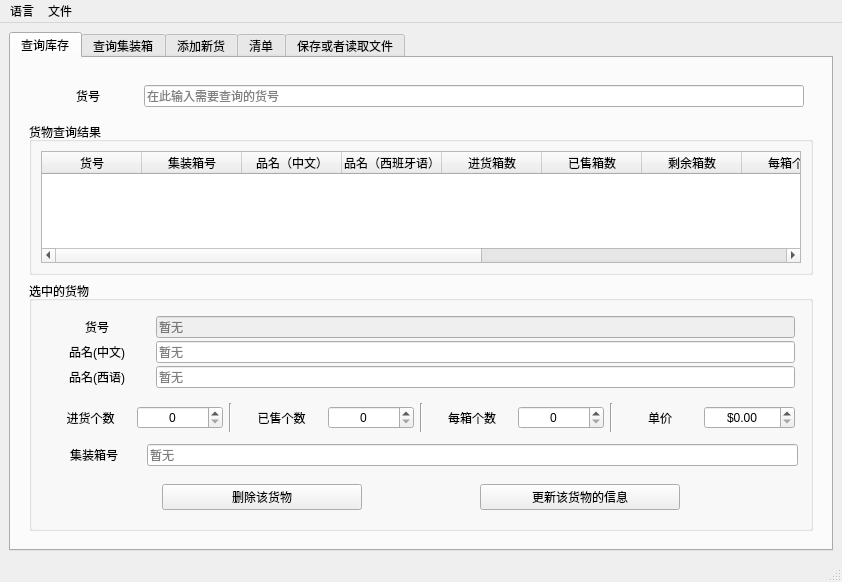
<?xml version="1.0" encoding="UTF-8"?>
<ui version="4.0">
 <class>MainWindow</class>
 <widget class="QMainWindow" name="MainWindow">
  <property name="geometry">
   <rect>
    <x>0</x>
    <y>0</y>
    <width>842</width>
    <height>582</height>
   </rect>
  </property>
  <property name="windowTitle">
   <string>MainWindow</string>
  </property>
  <widget class="QWidget" name="centralwidget">
   <layout class="QVBoxLayout" name="verticalLayout">
    <item>
     <widget class="QTabWidget" name="tabWidget">
      <property name="currentIndex">
       <number>0</number>
      </property>
      <widget class="QWidget" name="search_model_tab">
       <attribute name="title">
        <string>查询库存</string>
       </attribute>
       <layout class="QVBoxLayout" name="verticalLayout_6">
        <item>
         <widget class="QWidget" name="widget_2" native="true">
          <layout class="QVBoxLayout" name="verticalLayout_15">
           <item>
            <widget class="QWidget" name="widget_3" native="true">
             <layout class="QHBoxLayout" name="horizontalLayout">
              <item>
               <widget class="QLabel" name="search_MODELCODE_label">
                <property name="minimumSize">
                 <size>
                  <width>100</width>
                  <height>0</height>
                 </size>
                </property>
                <property name="text">
                 <string>货号</string>
                </property>
                <property name="alignment">
                 <set>Qt::AlignCenter</set>
                </property>
               </widget>
              </item>
              <item>
               <widget class="QLineEdit" name="search_MODELCODE_LE">
                <property name="placeholderText">
                 <string>在此输入需要查询的货号</string>
                </property>
               </widget>
              </item>
             </layout>
            </widget>
           </item>
           <item>
            <widget class="QGroupBox" name="search_model_result_GB">
             <property name="sizePolicy">
              <sizepolicy hsizetype="Preferred" vsizetype="Preferred">
               <horstretch>0</horstretch>
               <verstretch>0</verstretch>
              </sizepolicy>
             </property>
             <property name="minimumSize">
              <size>
               <width>0</width>
               <height>0</height>
              </size>
             </property>
             <property name="title">
              <string>货物查询结果</string>
             </property>
             <layout class="QVBoxLayout" name="verticalLayout_4">
              <item>
               <widget class="QTableWidget" name="search_model_result_Table">
                <property name="enabled">
                 <bool>true</bool>
                </property>
                <property name="minimumSize">
                 <size>
                  <width>0</width>
                  <height>0</height>
                 </size>
                </property>
                <property name="layoutDirection">
                 <enum>Qt::LeftToRight</enum>
                </property>
                <property name="sizeAdjustPolicy">
                 <enum>QAbstractScrollArea::AdjustToContents</enum>
                </property>
                <property name="editTriggers">
                 <set>QAbstractItemView::NoEditTriggers</set>
                </property>
                <property name="dragEnabled">
                 <bool>false</bool>
                </property>
                <property name="selectionMode">
                 <enum>QAbstractItemView::SingleSelection</enum>
                </property>
                <property name="selectionBehavior">
                 <enum>QAbstractItemView::SelectRows</enum>
                </property>
                <property name="verticalScrollMode">
                 <enum>QAbstractItemView::ScrollPerPixel</enum>
                </property>
                <property name="horizontalScrollMode">
                 <enum>QAbstractItemView::ScrollPerPixel</enum>
                </property>
                <property name="sortingEnabled">
                 <bool>false</bool>
                </property>
                <column>
                 <property name="text">
                  <string>货号</string>
                 </property>
                </column>
                <column>
                 <property name="text">
                  <string>集装箱号</string>
                 </property>
                </column>
                <column>
                 <property name="text">
                  <string>品名（中文）</string>
                 </property>
                </column>
                <column>
                 <property name="text">
                  <string>品名（西班牙语）</string>
                 </property>
                </column>
                <column>
                 <property name="text">
                  <string>进货箱数</string>
                 </property>
                </column>
                <column>
                 <property name="text">
                  <string>已售箱数</string>
                 </property>
                </column>
                <column>
                 <property name="text">
                  <string>剩余箱数</string>
                 </property>
                </column>
                <column>
                 <property name="text">
                  <string>每箱个数</string>
                 </property>
                </column>
                <column>
                 <property name="text">
                  <string>进货个数</string>
                 </property>
                </column>
                <column>
                 <property name="text">
                  <string>已售个数</string>
                 </property>
                </column>
                <column>
                 <property name="text">
                  <string>剩余个数</string>
                 </property>
                </column>
                <column>
                 <property name="text">
                  <string>单价</string>
                 </property>
                </column>
                <column>
                 <property name="text">
                  <string>上次修改时间</string>
                 </property>
                </column>
               </widget>
              </item>
             </layout>
            </widget>
           </item>
           <item>
            <widget class="QGroupBox" name="selected_model_GB">
             <property name="title">
              <string>选中的货物</string>
             </property>
             <layout class="QVBoxLayout" name="verticalLayout_11">
              <item>
               <widget class="QWidget" name="widget_17" native="true">
                <property name="sizePolicy">
                 <sizepolicy hsizetype="Preferred" vsizetype="Preferred">
                  <horstretch>0</horstretch>
                  <verstretch>0</verstretch>
                 </sizepolicy>
                </property>
                <layout class="QHBoxLayout" name="horizontalLayout_3">
                 <property name="spacing">
                  <number>3</number>
                 </property>
                 <property name="leftMargin">
                  <number>3</number>
                 </property>
                 <property name="topMargin">
                  <number>3</number>
                 </property>
                 <property name="rightMargin">
                  <number>3</number>
                 </property>
                 <property name="bottomMargin">
                  <number>3</number>
                 </property>
                 <item>
                  <widget class="QWidget" name="widget_8" native="true">
                   <layout class="QVBoxLayout" name="verticalLayout_5">
                    <property name="spacing">
                     <number>3</number>
                    </property>
                    <property name="leftMargin">
                     <number>3</number>
                    </property>
                    <property name="topMargin">
                     <number>3</number>
                    </property>
                    <property name="rightMargin">
                     <number>3</number>
                    </property>
                    <property name="bottomMargin">
                     <number>3</number>
                    </property>
                    <item>
                     <widget class="QLabel" name="selected_model_MODELCODE_label">
                      <property name="minimumSize">
                       <size>
                        <width>100</width>
                        <height>0</height>
                       </size>
                      </property>
                      <property name="text">
                       <string>货号</string>
                      </property>
                      <property name="alignment">
                       <set>Qt::AlignCenter</set>
                      </property>
                     </widget>
                    </item>
                    <item>
                     <widget class="QLabel" name="selected_model_DESCRIPTION_CN_label">
                      <property name="enabled">
                       <bool>true</bool>
                      </property>
                      <property name="minimumSize">
                       <size>
                        <width>100</width>
                        <height>0</height>
                       </size>
                      </property>
                      <property name="text">
                       <string>品名(中文)</string>
                      </property>
                      <property name="alignment">
                       <set>Qt::AlignCenter</set>
                      </property>
                     </widget>
                    </item>
                    <item>
                     <widget class="QLabel" name="selected_model_DESCRIPTION_SPAN_label">
                      <property name="enabled">
                       <bool>true</bool>
                      </property>
                      <property name="minimumSize">
                       <size>
                        <width>100</width>
                        <height>0</height>
                       </size>
                      </property>
                      <property name="text">
                       <string>品名(西语)</string>
                      </property>
                      <property name="alignment">
                       <set>Qt::AlignCenter</set>
                      </property>
                     </widget>
                    </item>
                   </layout>
                  </widget>
                 </item>
                 <item>
                  <widget class="QWidget" name="widget_9" native="true">
                   <layout class="QVBoxLayout" name="verticalLayout_9">
                    <property name="spacing">
                     <number>3</number>
                    </property>
                    <property name="leftMargin">
                     <number>3</number>
                    </property>
                    <property name="topMargin">
                     <number>3</number>
                    </property>
                    <property name="rightMargin">
                     <number>3</number>
                    </property>
                    <property name="bottomMargin">
                     <number>3</number>
                    </property>
                    <item>
                     <widget class="QLineEdit" name="selected_model_MODELCODE_LE">
                      <property name="enabled">
                       <bool>false</bool>
                      </property>
                      <property name="focusPolicy">
                       <enum>Qt::NoFocus</enum>
                      </property>
                      <property name="readOnly">
                       <bool>true</bool>
                      </property>
                      <property name="placeholderText">
                       <string>暂无</string>
                      </property>
                     </widget>
                    </item>
                    <item>
                     <widget class="QLineEdit" name="selected_model_DESCRIPTION_CN_lineEdit">
                      <property name="placeholderText">
                       <string>暂无</string>
                      </property>
                     </widget>
                    </item>
                    <item>
                     <widget class="QLineEdit" name="selected_model_DESCRIPTION_SPAN_lineEdit">
                      <property name="placeholderText">
                       <string>暂无</string>
                      </property>
                     </widget>
                    </item>
                   </layout>
                  </widget>
                 </item>
                </layout>
               </widget>
              </item>
              <item>
               <widget class="QWidget" name="widget_18" native="true">
                <layout class="QHBoxLayout" name="horizontalLayout_13">
                 <property name="spacing">
                  <number>3</number>
                 </property>
                 <property name="leftMargin">
                  <number>3</number>
                 </property>
                 <property name="topMargin">
                  <number>3</number>
                 </property>
                 <property name="rightMargin">
                  <number>3</number>
                 </property>
                 <property name="bottomMargin">
                  <number>3</number>
                 </property>
                 <item>
                  <widget class="QWidget" name="widget_10" native="true">
                   <layout class="QHBoxLayout" name="horizontalLayout_5">
                    <property name="spacing">
                     <number>3</number>
                    </property>
                    <property name="leftMargin">
                     <number>3</number>
                    </property>
                    <property name="topMargin">
                     <number>3</number>
                    </property>
                    <property name="rightMargin">
                     <number>3</number>
                    </property>
                    <property name="bottomMargin">
                     <number>3</number>
                    </property>
                    <item>
                     <widget class="QLabel" name="selected_model_NUM_INIT_PIECES_label">
                      <property name="enabled">
                       <bool>true</bool>
                      </property>
                      <property name="text">
                       <string>进货个数</string>
                      </property>
                      <property name="alignment">
                       <set>Qt::AlignCenter</set>
                      </property>
                     </widget>
                    </item>
                    <item>
                     <widget class="QSpinBox" name="selected_model_NUM_INIT_PIECES_SB">
                      <property name="alignment">
                       <set>Qt::AlignCenter</set>
                      </property>
                      <property name="maximum">
                       <number>999999999</number>
                      </property>
                     </widget>
                    </item>
                   </layout>
                  </widget>
                 </item>
                 <item>
                  <widget class="Line" name="line">
                   <property name="orientation">
                    <enum>Qt::Vertical</enum>
                   </property>
                  </widget>
                 </item>
                 <item>
                  <widget class="QWidget" name="widget_13" native="true">
                   <layout class="QHBoxLayout" name="horizontalLayout_8">
                    <property name="spacing">
                     <number>3</number>
                    </property>
                    <property name="leftMargin">
                     <number>3</number>
                    </property>
                    <property name="topMargin">
                     <number>3</number>
                    </property>
                    <property name="rightMargin">
                     <number>3</number>
                    </property>
                    <property name="bottomMargin">
                     <number>3</number>
                    </property>
                    <item>
                     <widget class="QLabel" name="selected_model_NUM_SOLD_PIECES_label">
                      <property name="text">
                       <string>已售个数</string>
                      </property>
                      <property name="alignment">
                       <set>Qt::AlignCenter</set>
                      </property>
                     </widget>
                    </item>
                    <item>
                     <widget class="QSpinBox" name="selected_model_NUM_SOLD_PIECES_SB">
                      <property name="alignment">
                       <set>Qt::AlignCenter</set>
                      </property>
                      <property name="maximum">
                       <number>999999999</number>
                      </property>
                     </widget>
                    </item>
                   </layout>
                  </widget>
                 </item>
                 <item>
                  <widget class="Line" name="line_3">
                   <property name="orientation">
                    <enum>Qt::Vertical</enum>
                   </property>
                  </widget>
                 </item>
                 <item>
                  <widget class="QWidget" name="widget_11" native="true">
                   <layout class="QHBoxLayout" name="horizontalLayout_6">
                    <property name="spacing">
                     <number>3</number>
                    </property>
                    <property name="leftMargin">
                     <number>3</number>
                    </property>
                    <property name="topMargin">
                     <number>3</number>
                    </property>
                    <property name="rightMargin">
                     <number>3</number>
                    </property>
                    <property name="bottomMargin">
                     <number>3</number>
                    </property>
                    <item>
                     <widget class="QLabel" name="selected_model_NUM_PIECES_PER_BOX_label">
                      <property name="enabled">
                       <bool>true</bool>
                      </property>
                      <property name="text">
                       <string>每箱个数</string>
                      </property>
                      <property name="alignment">
                       <set>Qt::AlignCenter</set>
                      </property>
                     </widget>
                    </item>
                    <item>
                     <widget class="QSpinBox" name="selected_model_NUM_PIECES_PER_BOX_SB">
                      <property name="alignment">
                       <set>Qt::AlignCenter</set>
                      </property>
                      <property name="maximum">
                       <number>999999999</number>
                      </property>
                     </widget>
                    </item>
                   </layout>
                  </widget>
                 </item>
                 <item>
                  <widget class="Line" name="line_2">
                   <property name="orientation">
                    <enum>Qt::Vertical</enum>
                   </property>
                  </widget>
                 </item>
                 <item>
                  <widget class="QWidget" name="widget_12" native="true">
                   <layout class="QHBoxLayout" name="horizontalLayout_7">
                    <property name="spacing">
                     <number>3</number>
                    </property>
                    <property name="leftMargin">
                     <number>3</number>
                    </property>
                    <property name="topMargin">
                     <number>3</number>
                    </property>
                    <property name="rightMargin">
                     <number>3</number>
                    </property>
                    <property name="bottomMargin">
                     <number>3</number>
                    </property>
                    <item>
                     <widget class="QLabel" name="selected_model_PRIZE_label">
                      <property name="enabled">
                       <bool>true</bool>
                      </property>
                      <property name="text">
                       <string>单价</string>
                      </property>
                      <property name="alignment">
                       <set>Qt::AlignCenter</set>
                      </property>
                     </widget>
                    </item>
                    <item>
                     <widget class="QDoubleSpinBox" name="selected_model_PRIZE_SB">
                      <property name="alignment">
                       <set>Qt::AlignCenter</set>
                      </property>
                      <property name="prefix">
                       <string notr="true">$</string>
                      </property>
                      <property name="maximum">
                       <double>999999999999999.000000000000000</double>
                      </property>
                     </widget>
                    </item>
                   </layout>
                  </widget>
                 </item>
                </layout>
               </widget>
              </item>
              <item>
               <widget class="QWidget" name="widget_14" native="true">
                <layout class="QHBoxLayout" name="horizontalLayout_9">
                 <property name="spacing">
                  <number>3</number>
                 </property>
                 <property name="leftMargin">
                  <number>3</number>
                 </property>
                 <property name="topMargin">
                  <number>3</number>
                 </property>
                 <property name="rightMargin">
                  <number>3</number>
                 </property>
                 <property name="bottomMargin">
                  <number>3</number>
                 </property>
                 <item>
                  <widget class="QLabel" name="selected_model_CONTAINER_label">
                   <property name="minimumSize">
                    <size>
                     <width>100</width>
                     <height>0</height>
                    </size>
                   </property>
                   <property name="text">
                    <string>集装箱号</string>
                   </property>
                   <property name="alignment">
                    <set>Qt::AlignCenter</set>
                   </property>
                  </widget>
                 </item>
                 <item>
                  <widget class="QLineEdit" name="selected_model_CONTAINER_LE">
                   <property name="placeholderText">
                    <string>暂无</string>
                   </property>
                  </widget>
                 </item>
                </layout>
               </widget>
              </item>
              <item>
               <widget class="QWidget" name="widget_15" native="true">
                <layout class="QHBoxLayout" name="horizontalLayout_11">
                 <item>
                  <widget class="QPushButton" name="delete_model_btn">
                   <property name="maximumSize">
                    <size>
                     <width>200</width>
                     <height>16777215</height>
                    </size>
                   </property>
                   <property name="text">
                    <string>删除该货物</string>
                   </property>
                  </widget>
                 </item>
                 <item>
                  <widget class="QPushButton" name="update_selected_model_btn">
                   <property name="maximumSize">
                    <size>
                     <width>200</width>
                     <height>16777215</height>
                    </size>
                   </property>
                   <property name="text">
                    <string>更新该货物的信息</string>
                   </property>
                  </widget>
                 </item>
                </layout>
               </widget>
              </item>
             </layout>
            </widget>
           </item>
          </layout>
         </widget>
        </item>
       </layout>
      </widget>
      <widget class="QWidget" name="search_container_tab">
       <attribute name="title">
        <string>查询集装箱</string>
       </attribute>
       <layout class="QVBoxLayout" name="verticalLayout_14">
        <item>
         <widget class="QWidget" name="widget_16" native="true">
          <layout class="QHBoxLayout" name="horizontalLayout_12">
           <item>
            <widget class="QLabel" name="search_CONTAINER_ID_label">
             <property name="minimumSize">
              <size>
               <width>100</width>
               <height>0</height>
              </size>
             </property>
             <property name="text">
              <string>集装箱号</string>
             </property>
             <property name="alignment">
              <set>Qt::AlignCenter</set>
             </property>
            </widget>
           </item>
           <item>
            <widget class="QLineEdit" name="search_CONTAINER_ID_LE">
             <property name="placeholderText">
              <string>在此输入需要查询的集装箱号</string>
             </property>
            </widget>
           </item>
          </layout>
         </widget>
        </item>
        <item>
         <widget class="QGroupBox" name="search_container_result_GB">
          <property name="title">
           <string>集装箱查询结果</string>
          </property>
          <layout class="QVBoxLayout" name="verticalLayout_12">
           <item>
            <widget class="QTableWidget" name="search_container_result_Table">
             <property name="enabled">
              <bool>true</bool>
             </property>
             <property name="sizeAdjustPolicy">
              <enum>QAbstractScrollArea::AdjustToContentsOnFirstShow</enum>
             </property>
             <property name="editTriggers">
              <set>QAbstractItemView::NoEditTriggers</set>
             </property>
             <property name="selectionMode">
              <enum>QAbstractItemView::SingleSelection</enum>
             </property>
             <property name="selectionBehavior">
              <enum>QAbstractItemView::SelectRows</enum>
             </property>
             <property name="verticalScrollMode">
              <enum>QAbstractItemView::ScrollPerPixel</enum>
             </property>
             <property name="horizontalScrollMode">
              <enum>QAbstractItemView::ScrollPerPixel</enum>
             </property>
             <column>
              <property name="text">
               <string>集装箱号</string>
              </property>
             </column>
             <column>
              <property name="text">
               <string>种类数量</string>
              </property>
             </column>
             <column>
              <property name="text">
               <string>进货箱数</string>
              </property>
             </column>
             <column>
              <property name="text">
               <string>剩余箱数</string>
              </property>
             </column>
             <column>
              <property name="text">
               <string>进货个数</string>
              </property>
             </column>
             <column>
              <property name="text">
               <string>剩余个数</string>
              </property>
             </column>
            </widget>
           </item>
          </layout>
         </widget>
        </item>
        <item>
         <widget class="QGroupBox" name="selected_container_GB">
          <property name="title">
           <string>该集装箱的货物</string>
          </property>
          <layout class="QVBoxLayout" name="verticalLayout_13">
           <item>
            <widget class="QTableWidget" name="selected_container_models_Table">
             <property name="enabled">
              <bool>true</bool>
             </property>
             <property name="sizeAdjustPolicy">
              <enum>QAbstractScrollArea::AdjustToContents</enum>
             </property>
             <property name="editTriggers">
              <set>QAbstractItemView::NoEditTriggers</set>
             </property>
             <property name="selectionMode">
              <enum>QAbstractItemView::SingleSelection</enum>
             </property>
             <property name="selectionBehavior">
              <enum>QAbstractItemView::SelectRows</enum>
             </property>
             <property name="verticalScrollMode">
              <enum>QAbstractItemView::ScrollPerPixel</enum>
             </property>
             <property name="horizontalScrollMode">
              <enum>QAbstractItemView::ScrollPerPixel</enum>
             </property>
             <column>
              <property name="text">
               <string>货号</string>
              </property>
             </column>
             <column>
              <property name="text">
               <string>集装箱</string>
              </property>
             </column>
             <column>
              <property name="text">
               <string>品名（中文）</string>
              </property>
             </column>
             <column>
              <property name="text">
               <string>品名（西班牙语）</string>
              </property>
             </column>
             <column>
              <property name="text">
               <string>进货箱数</string>
              </property>
             </column>
             <column>
              <property name="text">
               <string>已售箱数</string>
              </property>
             </column>
             <column>
              <property name="text">
               <string>剩余箱数</string>
              </property>
             </column>
             <column>
              <property name="text">
               <string>每箱个数</string>
              </property>
             </column>
             <column>
              <property name="text">
               <string>进货个数</string>
              </property>
             </column>
             <column>
              <property name="text">
               <string>已售个数</string>
              </property>
             </column>
             <column>
              <property name="text">
               <string>剩余个数</string>
              </property>
             </column>
             <column>
              <property name="text">
               <string>单价</string>
              </property>
             </column>
             <column>
              <property name="text">
               <string>上次修改时间</string>
              </property>
             </column>
            </widget>
           </item>
          </layout>
         </widget>
        </item>
       </layout>
      </widget>
      <widget class="QWidget" name="add_model_tab">
       <attribute name="title">
        <string>添加新货</string>
       </attribute>
       <layout class="QVBoxLayout" name="verticalLayout_8">
        <item>
         <widget class="QWidget" name="widget_4" native="true">
          <layout class="QVBoxLayout" name="verticalLayout_7">
           <item>
            <spacer name="verticalSpacer_4">
             <property name="orientation">
              <enum>Qt::Vertical</enum>
             </property>
             <property name="sizeHint" stdset="0">
              <size>
               <width>20</width>
               <height>40</height>
              </size>
             </property>
            </spacer>
           </item>
           <item>
            <widget class="QWidget" name="widget_19" native="true">
             <layout class="QHBoxLayout" name="horizontalLayout_14">
              <item>
               <widget class="QPushButton" name="start_add_model_btn">
                <property name="maximumSize">
                 <size>
                  <width>200</width>
                  <height>16777215</height>
                 </size>
                </property>
                <property name="text">
                 <string>添加新货物</string>
                </property>
               </widget>
              </item>
             </layout>
            </widget>
           </item>
           <item>
            <spacer name="verticalSpacer_2">
             <property name="orientation">
              <enum>Qt::Vertical</enum>
             </property>
             <property name="sizeHint" stdset="0">
              <size>
               <width>20</width>
               <height>40</height>
              </size>
             </property>
            </spacer>
           </item>
          </layout>
         </widget>
        </item>
       </layout>
      </widget>
      <widget class="QWidget" name="list_tab">
       <attribute name="title">
        <string>清单</string>
       </attribute>
       <layout class="QVBoxLayout" name="verticalLayout_2">
        <item>
         <spacer name="verticalSpacer_5">
          <property name="orientation">
           <enum>Qt::Vertical</enum>
          </property>
          <property name="sizeHint" stdset="0">
           <size>
            <width>20</width>
            <height>40</height>
           </size>
          </property>
         </spacer>
        </item>
        <item>
         <widget class="QWidget" name="widget" native="true">
          <layout class="QHBoxLayout" name="horizontalLayout_15">
           <property name="spacing">
            <number>3</number>
           </property>
           <property name="leftMargin">
            <number>3</number>
           </property>
           <property name="topMargin">
            <number>3</number>
           </property>
           <property name="rightMargin">
            <number>3</number>
           </property>
           <property name="bottomMargin">
            <number>3</number>
           </property>
           <item>
            <widget class="QPushButton" name="new_list_btn">
             <property name="maximumSize">
              <size>
               <width>200</width>
               <height>16777215</height>
              </size>
             </property>
             <property name="text">
              <string>建立新清单</string>
             </property>
            </widget>
           </item>
          </layout>
         </widget>
        </item>
        <item>
         <widget class="QWidget" name="widget_20" native="true">
          <layout class="QHBoxLayout" name="horizontalLayout_16">
           <property name="spacing">
            <number>3</number>
           </property>
           <property name="leftMargin">
            <number>3</number>
           </property>
           <property name="topMargin">
            <number>3</number>
           </property>
           <property name="rightMargin">
            <number>3</number>
           </property>
           <property name="bottomMargin">
            <number>3</number>
           </property>
           <item>
            <widget class="QPushButton" name="search_past_list_btn">
             <property name="maximumSize">
              <size>
               <width>200</width>
               <height>16777215</height>
              </size>
             </property>
             <property name="text">
              <string>查询清单</string>
             </property>
            </widget>
           </item>
          </layout>
         </widget>
        </item>
        <item>
         <widget class="QWidget" name="widget_5" native="true">
          <layout class="QHBoxLayout" name="horizontalLayout_18">
           <property name="spacing">
            <number>3</number>
           </property>
           <property name="leftMargin">
            <number>3</number>
           </property>
           <property name="topMargin">
            <number>3</number>
           </property>
           <property name="rightMargin">
            <number>3</number>
           </property>
           <property name="bottomMargin">
            <number>3</number>
           </property>
          </layout>
         </widget>
        </item>
        <item>
         <spacer name="verticalSpacer">
          <property name="orientation">
           <enum>Qt::Vertical</enum>
          </property>
          <property name="sizeHint" stdset="0">
           <size>
            <width>20</width>
            <height>40</height>
           </size>
          </property>
         </spacer>
        </item>
       </layout>
      </widget>
      <widget class="QWidget" name="save_file_tab">
       <attribute name="title">
        <string>保存或者读取文件</string>
       </attribute>
       <layout class="QVBoxLayout" name="verticalLayout_3">
        <item>
         <spacer name="verticalSpacer_6">
          <property name="orientation">
           <enum>Qt::Vertical</enum>
          </property>
          <property name="sizeHint" stdset="0">
           <size>
            <width>20</width>
            <height>40</height>
           </size>
          </property>
         </spacer>
        </item>
        <item>
         <widget class="QWidget" name="widget_21" native="true">
          <layout class="QHBoxLayout" name="horizontalLayout_17">
           <property name="spacing">
            <number>3</number>
           </property>
           <property name="leftMargin">
            <number>3</number>
           </property>
           <property name="topMargin">
            <number>3</number>
           </property>
           <property name="rightMargin">
            <number>3</number>
           </property>
           <property name="bottomMargin">
            <number>3</number>
           </property>
           <item>
            <widget class="QPushButton" name="save_inventory_2_new_file_btn">
             <property name="sizePolicy">
              <sizepolicy hsizetype="Preferred" vsizetype="Fixed">
               <horstretch>0</horstretch>
               <verstretch>0</verstretch>
              </sizepolicy>
             </property>
             <property name="minimumSize">
              <size>
               <width>200</width>
               <height>0</height>
              </size>
             </property>
             <property name="maximumSize">
              <size>
               <width>16777215</width>
               <height>16777215</height>
              </size>
             </property>
             <property name="text">
              <string>将库存保存至另一个文件</string>
             </property>
            </widget>
           </item>
          </layout>
         </widget>
        </item>
        <item>
         <widget class="QWidget" name="widget_22" native="true">
          <layout class="QHBoxLayout" name="horizontalLayout_19">
           <property name="spacing">
            <number>3</number>
           </property>
           <property name="leftMargin">
            <number>3</number>
           </property>
           <property name="topMargin">
            <number>3</number>
           </property>
           <property name="rightMargin">
            <number>3</number>
           </property>
           <property name="bottomMargin">
            <number>3</number>
           </property>
           <item>
            <widget class="QPushButton" name="read_inventory_from_new_file_btn">
             <property name="sizePolicy">
              <sizepolicy hsizetype="Preferred" vsizetype="Fixed">
               <horstretch>0</horstretch>
               <verstretch>0</verstretch>
              </sizepolicy>
             </property>
             <property name="minimumSize">
              <size>
               <width>200</width>
               <height>0</height>
              </size>
             </property>
             <property name="maximumSize">
              <size>
               <width>16777215</width>
               <height>16777215</height>
              </size>
             </property>
             <property name="text">
              <string>从另一个文件中读取库存</string>
             </property>
            </widget>
           </item>
          </layout>
         </widget>
        </item>
        <item>
         <widget class="Line" name="line_4">
          <property name="orientation">
           <enum>Qt::Horizontal</enum>
          </property>
         </widget>
        </item>
        <item>
         <widget class="QWidget" name="widget_23" native="true">
          <layout class="QHBoxLayout" name="horizontalLayout_20">
           <property name="spacing">
            <number>3</number>
           </property>
           <property name="leftMargin">
            <number>3</number>
           </property>
           <property name="topMargin">
            <number>3</number>
           </property>
           <property name="rightMargin">
            <number>3</number>
           </property>
           <property name="bottomMargin">
            <number>3</number>
           </property>
           <item>
            <widget class="QPushButton" name="save_lists_2_new_file_btn">
             <property name="sizePolicy">
              <sizepolicy hsizetype="Preferred" vsizetype="Fixed">
               <horstretch>0</horstretch>
               <verstretch>0</verstretch>
              </sizepolicy>
             </property>
             <property name="minimumSize">
              <size>
               <width>200</width>
               <height>0</height>
              </size>
             </property>
             <property name="maximumSize">
              <size>
               <width>16777215</width>
               <height>16777215</height>
              </size>
             </property>
             <property name="text">
              <string>将清单历史纪录文件保存至另一个文件</string>
             </property>
            </widget>
           </item>
          </layout>
         </widget>
        </item>
        <item>
         <widget class="QWidget" name="widget_24" native="true">
          <layout class="QHBoxLayout" name="horizontalLayout_21">
           <property name="spacing">
            <number>3</number>
           </property>
           <property name="leftMargin">
            <number>3</number>
           </property>
           <property name="topMargin">
            <number>3</number>
           </property>
           <property name="rightMargin">
            <number>3</number>
           </property>
           <property name="bottomMargin">
            <number>3</number>
           </property>
           <item>
            <widget class="QPushButton" name="read_lists_from_new_file_btn">
             <property name="sizePolicy">
              <sizepolicy hsizetype="Preferred" vsizetype="Fixed">
               <horstretch>0</horstretch>
               <verstretch>0</verstretch>
              </sizepolicy>
             </property>
             <property name="minimumSize">
              <size>
               <width>200</width>
               <height>0</height>
              </size>
             </property>
             <property name="maximumSize">
              <size>
               <width>16777215</width>
               <height>16777215</height>
              </size>
             </property>
             <property name="text">
              <string>从另一个文件中读取清单历史</string>
             </property>
            </widget>
           </item>
          </layout>
         </widget>
        </item>
        <item>
         <spacer name="verticalSpacer_3">
          <property name="orientation">
           <enum>Qt::Vertical</enum>
          </property>
          <property name="sizeHint" stdset="0">
           <size>
            <width>20</width>
            <height>40</height>
           </size>
          </property>
         </spacer>
        </item>
       </layout>
      </widget>
     </widget>
    </item>
   </layout>
  </widget>
  <widget class="QMenuBar" name="menubar">
   <property name="geometry">
    <rect>
     <x>0</x>
     <y>0</y>
     <width>842</width>
     <height>17</height>
    </rect>
   </property>
   <widget class="QMenu" name="LanguageMenu">
    <property name="title">
     <string>语言</string>
    </property>
    <addaction name="actionChinese"/>
    <addaction name="actionSpanish"/>
   </widget>
   <widget class="QMenu" name="FileMenu">
    <property name="title">
     <string>文件</string>
    </property>
    <addaction name="action_Save_Inventory"/>
    <addaction name="action_Save_Lists"/>
   </widget>
   <addaction name="LanguageMenu"/>
   <addaction name="FileMenu"/>
  </widget>
  <widget class="QStatusBar" name="statusbar"/>
  <action name="actionChinese">
   <property name="text">
    <string>中文/Chino</string>
   </property>
  </action>
  <action name="actionSpanish">
   <property name="text">
    <string>西班牙语/Español</string>
   </property>
  </action>
  <action name="action_Save_Inventory">
   <property name="text">
    <string>保存库存</string>
   </property>
  </action>
  <action name="action_Save_Lists">
   <property name="text">
    <string>保存清单历史</string>
   </property>
  </action>
 </widget>
 <resources/>
 <connections/>
</ui>
